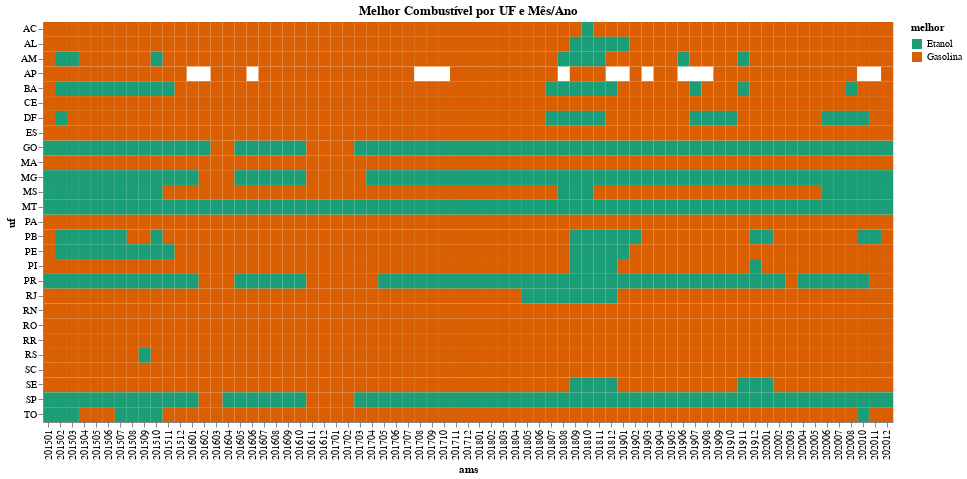

Notebook code for this chart:
### Markdown cell above
## Melhor Combustível por UF e Mês/Ano

### Code cell
alt.Chart(df3).mark_rect().encode(
    y='uf:O',
    x='ams:O',
    color=alt.Color('melhor', scale=alt.Scale(scheme='dark2'))
).properties(
    title="Melhor Combustível por UF e Mês/Ano",
    width=850,
    height=400
)

### Figure 1 — Vega-Lite specification as saved in the notebook (floating-point values rounded to 4 significant figures; data arrays with more than 128 entries replaced by an {"elided": "..."} marker saying what was removed)
{"config": {"view": {"continuousWidth": 400, "continuousHeight": 300}}, "data": {"name": "data-ff0f05f58f48638b18096f8432d856ab"}, "mark": "rect", "encoding": {"color": {"field": "melhor", "scale": {"scheme": "dark2"}, "type": "nominal"}, "x": {"field": "ams", "type": "ordinal"}, "y": {"field": "uf", "type": "ordinal"}}, "height": 400, "title": "Melhor Combustível por UF e Mês/Ano", "width": 850, "$schema": "https://vega.github.io/schema/vega-lite/v4.17.0.json", "datasets": {"data-ff0f05f58f48638b18096f8432d856ab": {"elided": "1902 records"}}}
